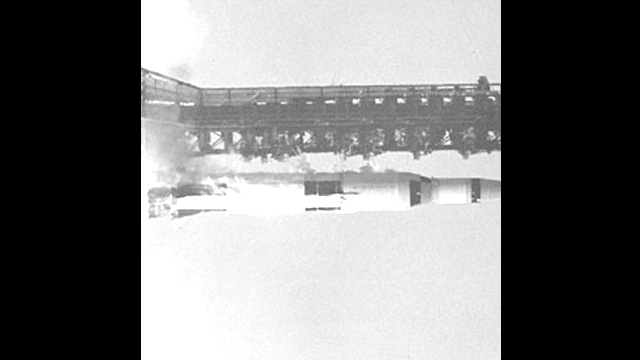
#> input picture Data/Apollo_11_Launch_Modified_CV2.jpg, 640 x 360 px, given in place of Apollo_11_Launch.jpg, which was not available
$ jupyter execute Homework_0.ipynb   (text cells are left out)
#> lines starting #> are read from the running program, lines starting #| are printed output that depends on the picture; pictures that were not available may be replaced by others from this repository, and a replacement may not be noted
[cell 1]
import os
import cv2
import numpy as np
import matplotlib.pyplot as plt


img_path = 'Data/Apollo_11_Launch.jpg'
out_path = 'Data/Apollo_11_Launch_Modified_CV2.jpg'

# read image as grayscale
orig_img = cv2.imread(img_path, 0)
#> orig_img is the input picture: shape (360, 640); min 0, max 255, mean 122.4
if orig_img is not None:

    plt.figure(figsize=(5, 5))
    # set color map to grayscale
    plt.imshow(orig_img, cmap='gray')
    plt.title("Grayscale Image")
    plt.axis('off')
    plt.show()

    # set crop parameters using numpy
    h, w = orig_img.shape
#> h = 360; w = 640
    start_row, end_row = int(h * .25), int(h * .75)
#> start_row = 90; end_row = 270
    start_col, end_col = int(w * .25), int(w * .75)
#> start_col = 160; end_col = 480
    cropped_image = orig_img[start_row:end_row, start_col:end_col]
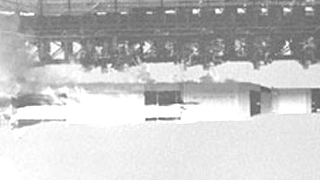
#> cropped_image: shape (180, 320); min 90, max 255, mean 197

    plt.figure(figsize=(5, 5))
    plt.imshow(cropped_image, cmap='gray')
    plt.title("Cropped Image")
    plt.axis('off')
    plt.show()

    # increase brightness of the image
    brightness_index = 70
    # add: make brighter | sub: make darker
    brighter_image = cv2.add(cropped_image, brightness_index)
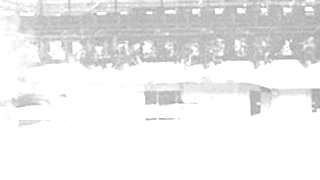
#> brighter_image: shape (180, 320); min 160, max 255, mean 236.5

    plt.figure(figsize=(5, 5))
    plt.imshow(brighter_image, cmap='gray')
    plt.title("Brighter Image")
    plt.axis('off')
    plt.show()

    #
    (h_rot, w_rot) = brighter_image.shape
#> h_rot = 180; w_rot = 320
    # rotation matrix (anchor point, angle in degrees (neg: clockwise, pos: counter-clockwise), scale)
    rotation_matrix = cv2.getRotationMatrix2D((w_rot // 2, h_rot // 2), -90, 1)
    # rotate the image
    rotated_image = cv2.warpAffine(brighter_image, rotation_matrix, (w_rot, h_rot))
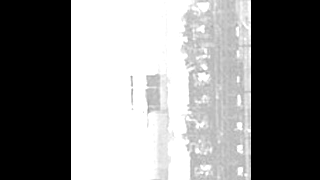
#> rotated_image: shape (180, 320); min 0, max 255, mean 132.4

    # View the rotated image
    plt.figure(figsize=(5, 5))
    plt.imshow(rotated_image, cmap='gray')
    plt.title("Rotated Image")
    plt.axis('off')
    plt.show()

    # save the final image
    cv2.imwrite(out_path, rotated_image)
